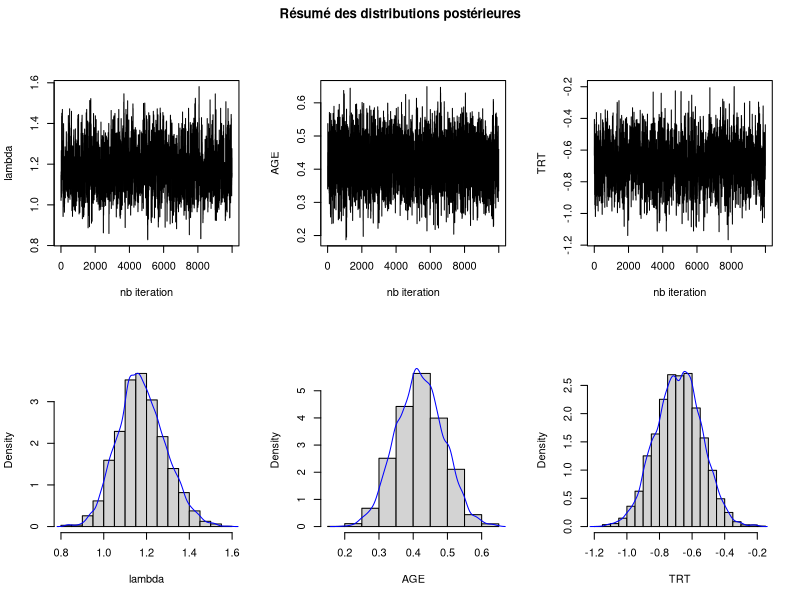
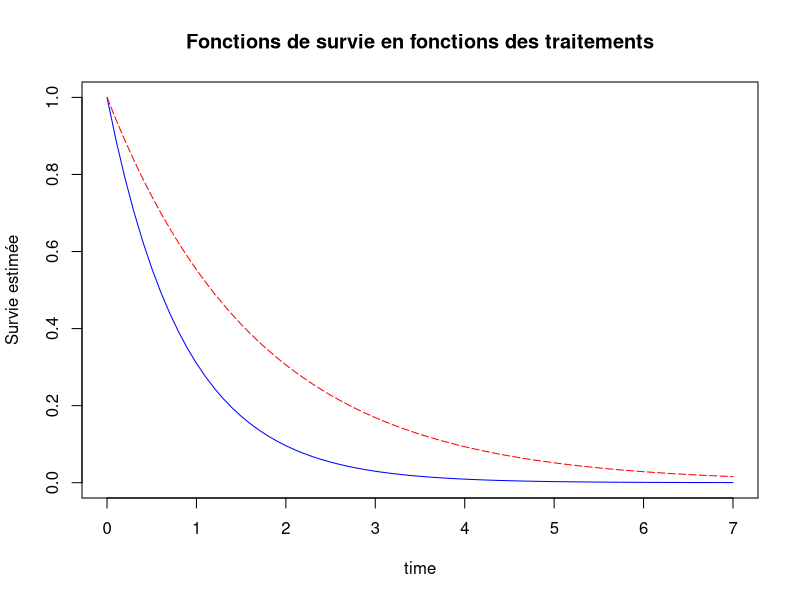
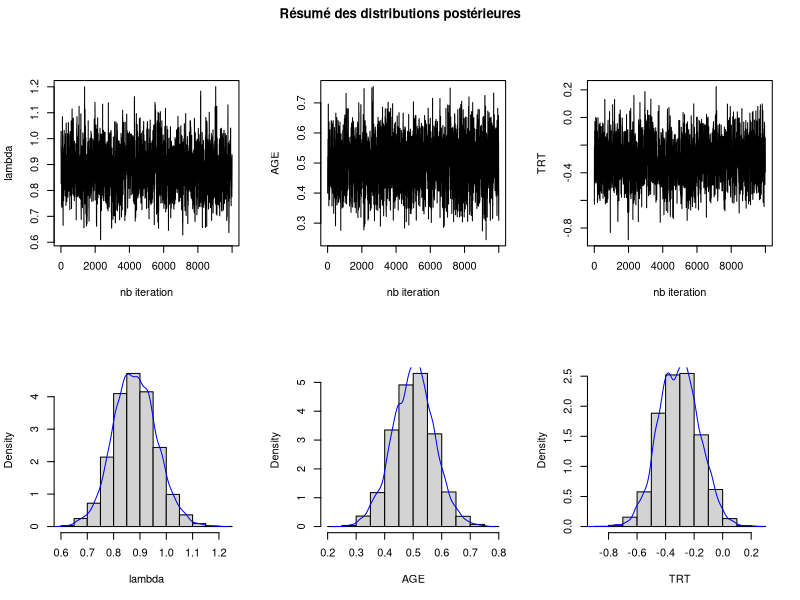
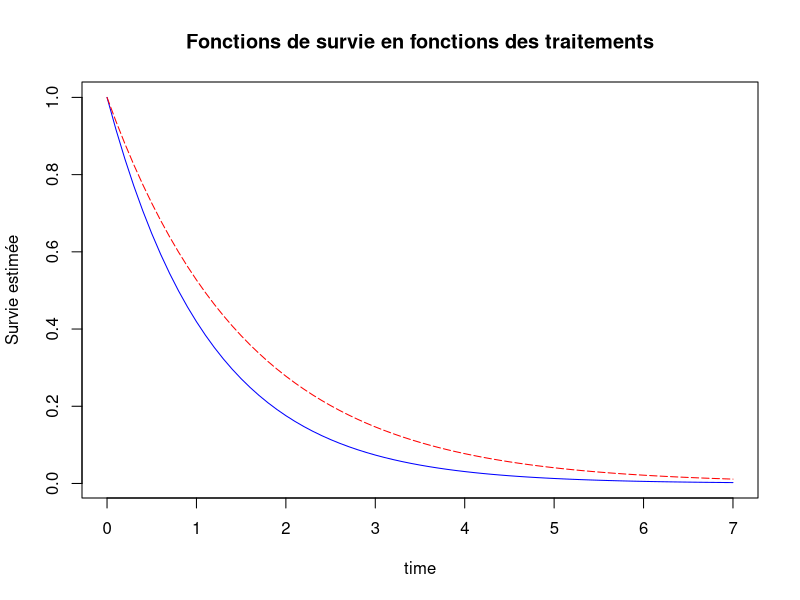
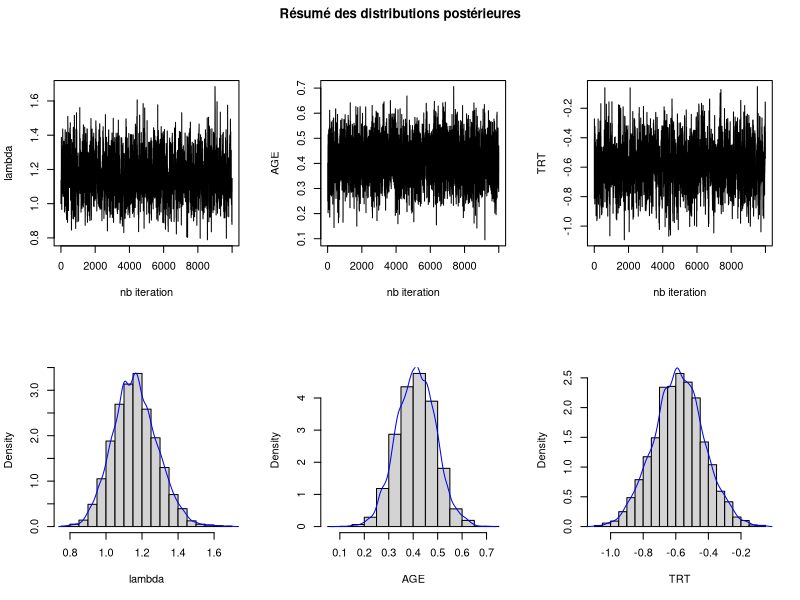
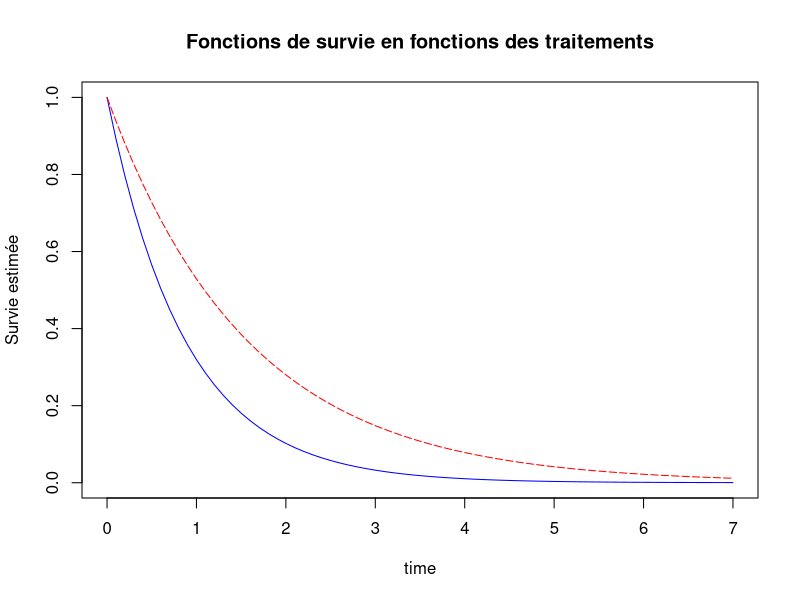

The R source for these figures, in order:
###
#Author : Rochet Florentin
#         Debroux Leonard
###
# /!\ Un rapport concis est fourni avec l'archive, il vous aidera à corriger
# plus rapidement ce travail /!\
##########
# PART A #
##########

# A.4
# Frequences sur la censure
compute_cens <- function(vector, file_to_save){
  f <- table(vector)

  data_to_write <- matrix(c(f[[1]], f[[1]]/length(vector), f[[2]], f[[2]]/length(vector)),
    nrow=2, ncol=2) 
  rownames(data_to_write) <- c("Effectif", "Fréquence")
  colnames(data_to_write) <- c("Censuré","Non censuré")

  sink(file=file_to_save, append=TRUE)
  print(data_to_write, digits=2)
  sink()
}

# A.4
# Frequences sur les traitements
compute_trt <- function(vector, file_to_save){
  f <- table(vector)
  n <- sum(is.na(vector))
  l <- length(vector)
  data_to_write <- matrix(c(f[[1]], f[[1]]/l, f[[2]], f[[2]]/l, n, n/l),
    nrow=2, ncol=3) 
  rownames(data_to_write) <- c("Effectif", "Fréquence")
  colnames(data_to_write) <- c("Traitement A","Traitement B", "NA")

  sink(file=file_to_save, append=TRUE)
  print(data_to_write, digits=2)
  sink()
}

# A.4
# Statistiques descriptives
stat_descr <- function(data, file_to_save){
  T = gsub("[,]",".", data$T)
  AGE = gsub("[,]",".", data$AGE)
  summary_T <- summary(as.vector(T, mode="numeric"), na.rm=TRUE)
  names <- names(summary_T)
  summary_AGE <- summary(as.vector(AGE, mode="numeric"), na.rm=TRUE)
  sd_T <- sd(T, na.rm=TRUE)
  sd_AGE <- sd(AGE, na.rm=TRUE)

  data_to_write <- matrix(c(summary_T, sd_T, summary_AGE[1:6], sd_AGE),
			  nrow=7, ncol=2)
  rownames(data_to_write) <- c(names, "Ecart-type")
  colnames(data_to_write) <- c("T","AGE")
  sink(file=file_to_save, append=TRUE)
  print(data_to_write, digits=4)
  sink()
}

# A.4
# Statistiques pour les jeux de donnees
compute_stats <- function(s){
  for(i in 1:length(s)){
    p <- s[i]
    n <- names(p)
    n <- gsub(" ", "_", n)
    filename <- paste(n, ".txt", sep="")
    file.create(filename)

    #Part 1
    title = paste("Statistiques descriptives pour la province" , n, ": \n")
    cat(title, file=filename, append=TRUE)
    cat("_ _ _ _ _ _ _ _ _ _ _ _ _ _ _ _ _ _ _ _ _ _ _ _ _ _ _ _ _ _ _ _ _ _  \n\n", file=filename, append=TRUE)
    cat("Nombre de patient ayant subi l'événement versus les patients censurés : \n\n", file=filename, append=TRUE)
    #compute censure freq
    compute_cens(p[[1]]$CENS, filename)

    cat("\nNombre de patient ayant reçu le traitement A vs les patients ayant reçu le traitement B : \n\n", file=filename, append=TRUE)
    #compute treatment freq
    compute_trt(p[[1]]$TRT, filename)

    cat("\nStatistiques descriptives pour les concernant les temps de rechute\nainsi que l'âge des patients ayant subi une rechute :\n\n", file=filename, append=TRUE)
    #compute desc stats
    stat_descr(p[[1]][p[[1]]["CENS"]==1,], filename)
  }
}

# A.5
# Standardise une colonne
# Pour utiliser la fonction pour standardiser age, il faut donner data$AGE comme parametre
standardization <- function(data){
  AGE <- as.vector(gsub("[,]", ".", data), mode="numeric")
  sd_AGE <- sd(AGE, na.rm=TRUE)
  mean_AGE <- mean(AGE, na.rm=TRUE)
  return (na.omit((AGE - mean_AGE)/sd_AGE))
}



##########
# PART B #
##########

# B.1, C.3
# Graphes de lambda, beta1 et beta2
plot_graphs <- function(lambda, beta1, beta2, zone){
  jpeg(paste(zone, "posterieure.jpeg", sep="_"), width = 640, height = 640, units = "px", quality = 90)
  par(mfrow = c(2,3), oma=c(0,0,2,0))
  plot(lambda, type = "l", ylab = "lambda", xlab = "nb iteration")
  plot(beta1, type = "l", ylab = "AGE", xlab = "nb iteration")
  plot(beta2, type = "l", ylab = "TRT", xlab = "nb iteration")
  hist(lambda, probability=TRUE, main = "", ylab = "Density", xlab = "lambda")
  lines(density(lambda), col="blue")
  hist(beta1, probability=TRUE, main = "", ylab = "Density", xlab = "AGE")
  lines(density(beta1), col="blue")
  hist(beta2, probability=TRUE, main = "", ylab = "Density", xlab = "TRT")
  lines(density(beta2), col="blue")
  title("Résumé des distributions postérieures", outer=TRUE)
  op <- dev.off()
}

# B.2, C.1
# Fonction de survie du modele de Cox
cox_S <- function(l, t, x, beta){
  return (exp(-l*t)^exp(x%*%beta))
}

# B.2, C.3
# Fonction de survie pour les deux traitements
plot_function <- function(lambda, beta1, beta2, zone, data){
  jpeg(paste(zone, "survie.jpeg", sep="_"), width = 640, height = 640, units = "px", quality = 90)
  t <- seq(from = 0, to = 7, by = 0.1)
  lamb <- median(lambda)
  stAge <- standardization(data$AGE) 
  stAge0 <- standardization(data[data$TRT==0,]$AGE) 
  stAge1 <- standardization(data[data$TRT==1,]$AGE) 
  mBeta1 <- median(beta1)
  mBeta2 <- median(beta2)
  beta <- c(mBeta1, mBeta2)
  # ci dessous, stAge peut etre remplacé par stAge0 et stAge1 si on veut les valeurs d'age en fonciton du traitement
  x0 <- c(median(stAge), 0) #stAge0
  x1 <- c(median(stAge), 1) #stAge1
  S0 <- cox_S(lamb, t, x0, beta)
  S1 <- cox_S(lamb, t, x1, beta)
  plot(t, S0, type = "l", col="blue", main="Fonctions de survie en fonctions des traitements", 
    xlab="time", ylab="Survie estimée")
  lines(t, S1, type = "l", lty = "longdash", col="red")
  op <- dev.off()
}



##########
# PART C #
##########

# C.1
# Fonction de hasard du modele de Cox
cox_h <- function(l, x, beta){
  return (l*exp(x%*%beta))
}

# C.1
# Calcule la valeur du logarithme de la distribution posterieure
post_dist_log <- function(T, delta, l, beta, X){
  stopifnot(length(T)==length(delta), length(T)==length(X[,1]))
  result <- delta*log(cox_h(l, X, beta)) + log(cox_S(l, T, X, beta))
  return (sum(result)-log(l))
}

# C.2
# Calcul le taux d'acceptation alpha defini dans l'enonce.
taux_acceptation <- function(lambda, omega, T, delta, beta, X, param){
  if(param == 1){
    l <- omega
    b <- beta
  }
  else if(param == 2 || param == 3){
    l <- lambda
    b <- beta
    b[param-1] <- omega
  }
  pi_omega <- post_dist_log(T, delta, l, b, X)
  pi_lambda <- post_dist_log(T, delta, lambda, beta, X)
  v <- exp(pi_omega - pi_lambda)
  if (v < 1)
    return (v)
  else
    return (1)
  
}

# C.2
# Coeur de l'algorithme Metropolis. Ce sont les 4 etapes precisee dans
# l'enonce. A repeter sur chaque parametre d'interet.
metropolis_core <-function(T, lambda, delta, sd, beta, X, param){
  omega <- 0
  if(param == 1){
    omega <- lambda + rnorm(1, 0, sd[1])
    #Guard to avoid lambda going below 0
    if(omega <= 0){
      omega <- 0.000001
    }
  } 
  else if(param == 2 || param == 3){
    omega <- beta[param-1] + rnorm(1, 0, sd[param])
  }
  alpha <- taux_acceptation(lambda, omega, T, delta, beta, X, param)
  U <-runif(1, 0, 1)
  if(U < alpha)
    return (omega)
  else{
    if(param == 1){ 
      return (lambda)
    }
    else if(param == 2 || param == 3){
      return (beta[param-1])
    }
  }
}

# C.2
# Implementation de l'algorithme de Metropolis
# M: Nombre d'iterations 
# N: Nombre de paramètres
# T: Le vecteur de temps observés
# delta : indicateurs de censure
# lambda_init : valeur initiale de lambda
# beta_init : les valeurs initiales de (beta1, beta2)
# X : une matrice dont la premiere colonne corespond a l'age standardise du
# patient et dont la deuxieme colonne correspond au traitement recu
# sd_vect : vecteur d'ecart type
metropolis <- function(N, T, delta, X, sd_vect=c(0.2, 0.19, 0.27), M=10000, lambda_init=1, beta_init=c(0.4, -0.4)){
  lambda <- lambda_init
  beta1 <- beta_init[1]
  beta2 <- beta_init[2]

  vect_lambda <- c(lambda)
  vect_beta1 <- c(beta1)
  vect_beta2 <- c(beta2)

  for(i in 1:(M-1)){
    lambda <- metropolis_core(T, lambda, delta, sd_vect, c(beta1, beta2), X, 1)
    beta1 <- metropolis_core(T, lambda, delta, sd_vect, c(beta1, beta2), X, 2)
    beta2 <- metropolis_core(T, lambda, delta, sd_vect, c(beta1, beta2), X, 3)
    vect_lambda <- append(vect_lambda, lambda)
    vect_beta1 <- append(vect_beta1, beta1)
    vect_beta2 <- append(vect_beta2, beta2)
  }
  accept_lambda <- taux_acceptation(lambda, lambda+rnorm(1, 0, sd_vect[1]), T,
           delta, c(beta1, beta2), X, 1)
  accept_beta1 <- taux_acceptation(lambda, beta1+rnorm(1, 0, sd_vect[2]), T,
           delta, c(beta1, beta2), X, 2)
  accept_beta2 <- taux_acceptation(lambda, beta2+rnorm(1, 0, sd_vect[3]), T,
           delta, c(beta1, beta2), X, 3)
  return (c(vect_lambda, accept_lambda, vect_beta1, accept_beta1, vect_beta2, accept_beta2))
}

# C.3
compute_metro <- function(d, n, iterations=10000){
  offset <- 1
  stAge <- standardization(d$AGE)
  trt <- d$TRT
  m <- matrix(append(stAge, trt), ncol=2)
  t <- as.vector(gsub("[,]", ".", d$T), mode="numeric")
  metro <- metropolis(3, t, d$CENS, m, M=iterations)
  l <- metro[offset:(offset+iterations-1)]
  offset <- offset+iterations+1
  b1 <- metro[offset:(offset+iterations-1)]
  offset <- offset+iterations+1
  b2 <- metro[offset:(offset+iterations-1)]

  plot_graphs(l, b1, b2, n)
  plot_function(l, b1, b2, n, d)
}

########
# Main #
########


# Part A
#--------

# A.1
# stwd à décommenter pour renseigner le répertoire du script
# stwd("répertoire du script")

# A.2
data <- read.table("resources/ProjetR.txt", header=TRUE, sep="*", skip=1)

# A.3
s <- split(data, data$PROV)

# A.4
compute_stats(s)

# A.5
# fait par la fonction standardization()


# Part B
#--------

#Part B.1
lambda <- read.table("resources/lambda_Flandre.txt")
beta1 <- read.table("resources/beta1_Flandre.txt")
beta2 <- read.table("resources/beta2_Flandre.txt")
plot_graphs(lambda[,2], beta1[,2], beta2[,2], "Flandre")

#Part B.2
plot_function(lambda[,2], beta1[,2], beta2[,2], "Flandre", s[3][[1]])


# Part C
#--------

# C.1
# Cfr fonction post_dist_log()

# C.2
# Cfr fonction metropolis()

# C.3
# Devrait être fait grace à une boucle pour eviter la duplication de code, 
# mais s[i][[1]] renvoie alors une error 'out of bound'
# Le resultat est malgre tout identique.
d <- na.omit(s[1][[1]])
n <- gsub(" ", "_", names(s[1]))
compute_metro(d, n, iterations=10000)

d <- na.omit(s[2][[1]])
n <- gsub(" ", "_", names(s[2]))
compute_metro(d, n, iterations=10000)
